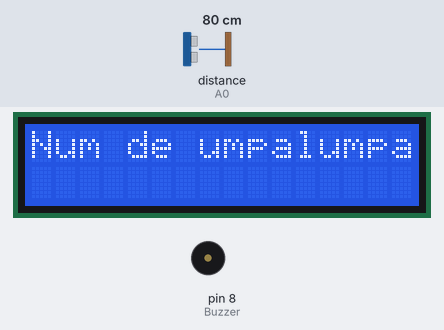
Recording of a sketch running on a simulated Arduino Uno, built with avr-gcc and run on an emulated ATmega328P. On the bench: 16×2 character LCD, buzzer (waves = sounding). Wiring (inferred from the names in the program): ultrasonic range finder: trigger A1; echo A0. The test bench sets the inputs (shaded band); at power-on: distance to the obstacle (sensor on A0) 80 cm. The echo pulse lasts 58.3 µs per cm.

Above: at 1.2 s.
1.3 s: distance to the obstacle (sensor on A0) set to 12 cm
3.3 s: distance to the obstacle (sensor on A0) set to 9 cm
At 4.5 s:
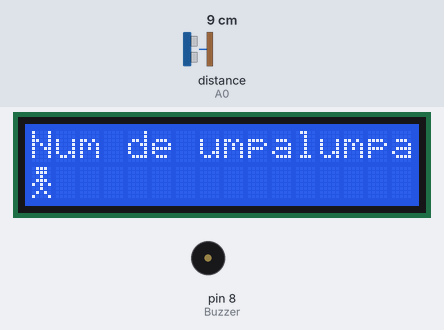
At 5.0 s:
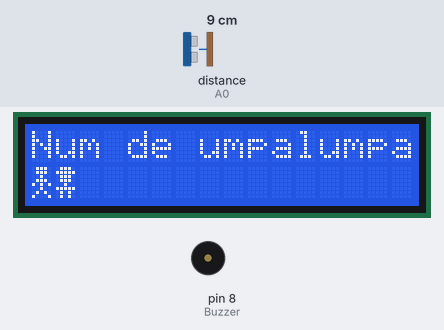
6.3 s: distance to the obstacle (sensor on A0) set to 18 cm
8.1 s: distance to the obstacle (sensor on A0) set to 2 cm
At 9.0 s:
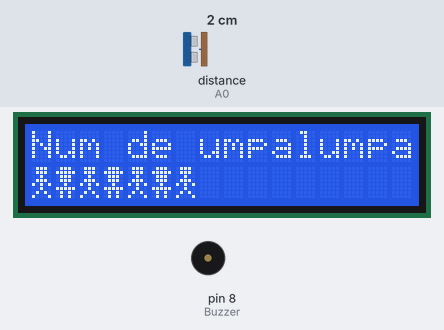
11.1 s: distance to the obstacle (sensor on A0) set to 35 cm
12.7 s: distance to the obstacle (sensor on A0) set to 4 cm
At 15.2 s:
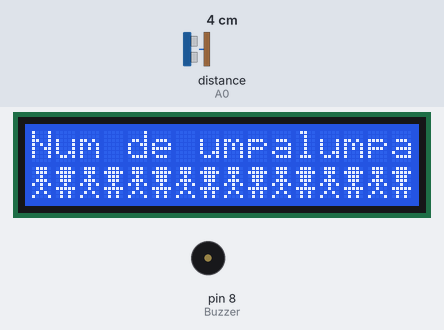
Timing chart, 0 to 16.7 s (numbered marks = the images above; inputs shaded):
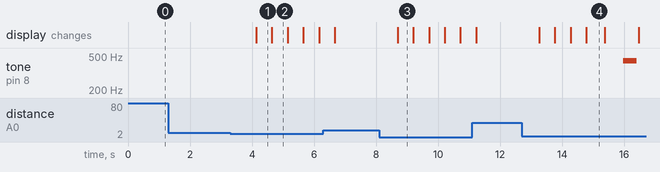

The sketch:

Aforo_3.ino
```cpp
#include <LiquidCrystal.h>

#define RS 6
#define enable 7
#define D7 2
#define D6 3
#define D5 4
#define D4 5
#define trig A1
#define echo A0
#define Buzzer 8

int Distancia;
int Duracion;
int conteo = 0;
int Fre = 440;

LiquidCrystal LCD_Roberto(RS, enable, D4, D5, D6, D7);

byte umpalumpas1[] = {
  B01110,
  B01110,
  B00100,
  B01110,
  B10101,
  B00100,
  B01010,
  B10001
};

byte umpalumpas2[] = {
  B01110,
  B11111,
  B01110,
  B01110,
  B00100,
  B11111,
  B01010,
  B01010
};

void configurarPines() {
  pinMode(A1, OUTPUT);
  pinMode(A0, INPUT);
  pinMode(Buzzer, OUTPUT);
}

void configurarLCD() {
  LCD_Roberto.begin(16, 2);
  LCD_Roberto.setCursor(0, 0);
  LCD_Roberto.print("Num de umpalumpas");
  LCD_Roberto.setCursor(0, 0);
  LCD_Roberto.createChar(1, umpalumpas1);
  LCD_Roberto.createChar(2, umpalumpas2);
}

void setup() {
  configurarPines();
  configurarLCD();
}

void loop() {
  LCD_Roberto.write(1);
  LCD_Roberto.write(2);

  digitalWrite(trig, HIGH);
  delay(1);
  digitalWrite(trig, LOW);
  Duracion = pulseIn(echo, HIGH);
  Distancia = Duracion / 59;
  Serial.println(Distancia);
  delay(500);

  if (Distancia > 0 && Distancia < 10) {
    conteo = incrementarConteo(conteo);
  }

  actualizarDisplay(conteo);
  reproducirBuzzer(conteo);
}

int incrementarConteo(int conteoActual) {
  return conteoActual + 1;
}

void actualizarDisplay(int conteoActual) {
  if (conteoActual < 16) {
    int columna = 0;
    int i = 0;
    while (i < conteoActual) {
      if (columna == 0) {
        LCD_Roberto.setCursor(i, 1);
        LCD_Roberto.write(1);
        columna = 1;
        i++;
      } else if (columna == 1) {
        LCD_Roberto.setCursor(i, 1);
        LCD_Roberto.write(2);
        columna = 0;
        i++;
      }
    }
    for (i = i; i < 16; i++) {
      LCD_Roberto.setCursor(i, 1);
      LCD_Roberto.write(' ');
    }
  } else {
    LCD_Roberto.setCursor(15, 1);
    LCD_Roberto.write(2);
    delay(600);
    LCD_Roberto.setCursor(15, 1);
    LCD_Roberto.write(1);
    delay(600);
  }
}

void reproducirBuzzer(int conteoActual) {
  if (conteoActual >= 16) {
    tone(Buzzer, Fre, 440);
  } else {
    noTone(Buzzer);
  }
}
```

Measured:
- the behaviour switches between 11 and 10 cm on distance to the obstacle (sensor on A0) (found by bisection; images 0 and 1)
- after the input at 1.3 s, every drawn part: stays the same
- after the input at 3.3 s, the display: changes after 0.83 s (image 1)
- after the input at 8.1 s, the display: changes after 0.59 s (image 3)
- after the input at 12.7 s, tone on pin 8 (Buzzer): silent → 440 Hz after 3.3 s, → silent 0.44 s later; the display: first changes after 0.55 s (image 4 shows a later state)
- what the display in image 1 shows lasts 0.5 s, from 4.1 s to 4.6 s
- what the display in image 4 shows lasts 0.6 s, from 14.8 s to 15.4 s
